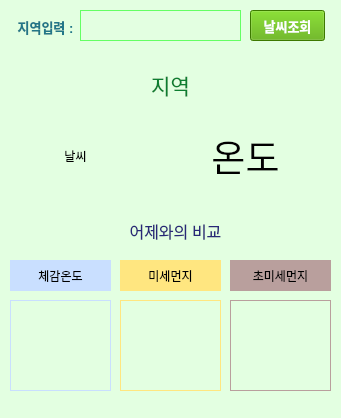
<?xml version="1.0" encoding="UTF-8"?>
<ui version="4.0">
 <class>MainWindow</class>
 <widget class="QMainWindow" name="MainWindow">
  <property name="geometry">
   <rect>
    <x>0</x>
    <y>0</y>
    <width>341</width>
    <height>418</height>
   </rect>
  </property>
  <property name="windowTitle">
   <string>MainWindow</string>
  </property>
  <property name="styleSheet">
   <string notr="true">background-color:rgb(227, 255, 225)</string>
  </property>
  <widget class="QWidget" name="centralwidget">
   <widget class="QLabel" name="label">
    <property name="geometry">
     <rect>
      <x>10</x>
      <y>11</y>
      <width>71</width>
      <height>31</height>
     </rect>
    </property>
    <property name="font">
     <font>
      <family>Arial</family>
      <pointsize>10</pointsize>
      <weight>75</weight>
      <bold>true</bold>
     </font>
    </property>
    <property name="styleSheet">
     <string notr="true">color:#227788</string>
    </property>
    <property name="text">
     <string>지역입력 :</string>
    </property>
    <property name="alignment">
     <set>Qt::AlignCenter</set>
    </property>
   </widget>
   <widget class="QLineEdit" name="input_area">
    <property name="geometry">
     <rect>
      <x>80</x>
      <y>10</y>
      <width>161</width>
      <height>31</height>
     </rect>
    </property>
    <property name="styleSheet">
     <string notr="true">border:solid; border-width: 1px; border-color:rgb(100, 255, 100)</string>
    </property>
    <property name="alignment">
     <set>Qt::AlignRight|Qt::AlignTrailing|Qt::AlignVCenter</set>
    </property>
   </widget>
   <widget class="QPushButton" name="weather_btn">
    <property name="geometry">
     <rect>
      <x>250</x>
      <y>10</y>
      <width>75</width>
      <height>31</height>
     </rect>
    </property>
    <property name="font">
     <font>
      <family>Agency FB</family>
      <pointsize>10</pointsize>
      <weight>75</weight>
      <bold>true</bold>
     </font>
    </property>
    <property name="styleSheet">
     <string notr="true">background-color:rgb(85, 170, 0);color:white
</string>
    </property>
    <property name="text">
     <string>날씨조회</string>
    </property>
   </widget>
   <widget class="QLabel" name="area_label">
    <property name="geometry">
     <rect>
      <x>10</x>
      <y>50</y>
      <width>321</width>
      <height>51</height>
     </rect>
    </property>
    <property name="font">
     <font>
      <family>휴먼매직체</family>
      <pointsize>16</pointsize>
      <weight>50</weight>
      <bold>false</bold>
     </font>
    </property>
    <property name="styleSheet">
     <string notr="true">color:rgb(12, 126, 48)</string>
    </property>
    <property name="text">
     <string>지역</string>
    </property>
    <property name="alignment">
     <set>Qt::AlignBottom|Qt::AlignHCenter</set>
    </property>
   </widget>
   <widget class="QLabel" name="weather_label">
    <property name="geometry">
     <rect>
      <x>10</x>
      <y>110</y>
      <width>131</width>
      <height>91</height>
     </rect>
    </property>
    <property name="text">
     <string>날씨</string>
    </property>
    <property name="alignment">
     <set>Qt::AlignCenter</set>
    </property>
   </widget>
   <widget class="QLabel" name="temp_label">
    <property name="geometry">
     <rect>
      <x>160</x>
      <y>110</y>
      <width>171</width>
      <height>91</height>
     </rect>
    </property>
    <property name="font">
     <font>
      <family>휴먼모음T</family>
      <pointsize>28</pointsize>
     </font>
    </property>
    <property name="text">
     <string>온도</string>
    </property>
    <property name="alignment">
     <set>Qt::AlignCenter</set>
    </property>
   </widget>
   <widget class="QLabel" name="label_5">
    <property name="geometry">
     <rect>
      <x>10</x>
      <y>260</y>
      <width>101</width>
      <height>31</height>
     </rect>
    </property>
    <property name="font">
     <font>
      <family>휴먼엑스포</family>
      <weight>50</weight>
      <bold>false</bold>
     </font>
    </property>
    <property name="styleSheet">
     <string notr="true">background-color:rgb(201, 223, 255)</string>
    </property>
    <property name="text">
     <string>체감온도</string>
    </property>
    <property name="alignment">
     <set>Qt::AlignCenter</set>
    </property>
   </widget>
   <widget class="QLabel" name="label_6">
    <property name="geometry">
     <rect>
      <x>120</x>
      <y>260</y>
      <width>101</width>
      <height>31</height>
     </rect>
    </property>
    <property name="font">
     <font>
      <family>휴먼엑스포</family>
      <weight>50</weight>
      <bold>false</bold>
     </font>
    </property>
    <property name="styleSheet">
     <string notr="true">background-color:rgb(255, 230, 128)</string>
    </property>
    <property name="text">
     <string>미세먼지</string>
    </property>
    <property name="alignment">
     <set>Qt::AlignCenter</set>
    </property>
   </widget>
   <widget class="QLabel" name="label_7">
    <property name="geometry">
     <rect>
      <x>230</x>
      <y>260</y>
      <width>101</width>
      <height>31</height>
     </rect>
    </property>
    <property name="font">
     <font>
      <family>휴먼엑스포</family>
      <weight>50</weight>
      <bold>false</bold>
     </font>
    </property>
    <property name="styleSheet">
     <string notr="true">background-color:rgb(185, 159, 157)</string>
    </property>
    <property name="text">
     <string>초미세먼지</string>
    </property>
    <property name="alignment">
     <set>Qt::AlignCenter</set>
    </property>
   </widget>
   <widget class="QLabel" name="dust2_label">
    <property name="geometry">
     <rect>
      <x>230</x>
      <y>300</y>
      <width>101</width>
      <height>91</height>
     </rect>
    </property>
    <property name="font">
     <font>
      <family>Agency FB</family>
      <pointsize>18</pointsize>
      <weight>50</weight>
      <bold>false</bold>
     </font>
    </property>
    <property name="styleSheet">
     <string notr="true">border:solid; border-width: 1px; border-color:rgb(185, 159, 157);color:#994444</string>
    </property>
    <property name="text">
     <string/>
    </property>
    <property name="alignment">
     <set>Qt::AlignCenter</set>
    </property>
   </widget>
   <widget class="QLabel" name="s_temp_label">
    <property name="geometry">
     <rect>
      <x>10</x>
      <y>300</y>
      <width>101</width>
      <height>91</height>
     </rect>
    </property>
    <property name="font">
     <font>
      <family>Agency FB</family>
      <pointsize>20</pointsize>
      <weight>75</weight>
      <bold>true</bold>
     </font>
    </property>
    <property name="styleSheet">
     <string notr="true">border:solid; border-width: 1px; border-color:rgb(201, 223, 255);color:rgb(255, 147, 133)</string>
    </property>
    <property name="text">
     <string/>
    </property>
    <property name="alignment">
     <set>Qt::AlignCenter</set>
    </property>
   </widget>
   <widget class="QLabel" name="dust1_label">
    <property name="geometry">
     <rect>
      <x>120</x>
      <y>300</y>
      <width>101</width>
      <height>91</height>
     </rect>
    </property>
    <property name="font">
     <font>
      <family>Agency FB</family>
      <pointsize>18</pointsize>
      <weight>50</weight>
      <bold>false</bold>
     </font>
    </property>
    <property name="styleSheet">
     <string notr="true">border:solid; border-width: 1px; border-color:rgb(255, 230, 128);color:rgb(62, 230, 255)</string>
    </property>
    <property name="text">
     <string/>
    </property>
    <property name="alignment">
     <set>Qt::AlignCenter</set>
    </property>
   </widget>
   <widget class="QLabel" name="compare_label">
    <property name="geometry">
     <rect>
      <x>20</x>
      <y>220</y>
      <width>311</width>
      <height>21</height>
     </rect>
    </property>
    <property name="font">
     <font>
      <family>휴먼모음T</family>
      <pointsize>12</pointsize>
     </font>
    </property>
    <property name="styleSheet">
     <string notr="true">color:rgb(40, 40, 120)</string>
    </property>
    <property name="text">
     <string>어제와의 비교</string>
    </property>
    <property name="alignment">
     <set>Qt::AlignCenter</set>
    </property>
   </widget>
  </widget>
  <widget class="QStatusBar" name="statusbar"/>
 </widget>
 <resources/>
 <connections/>
</ui>
